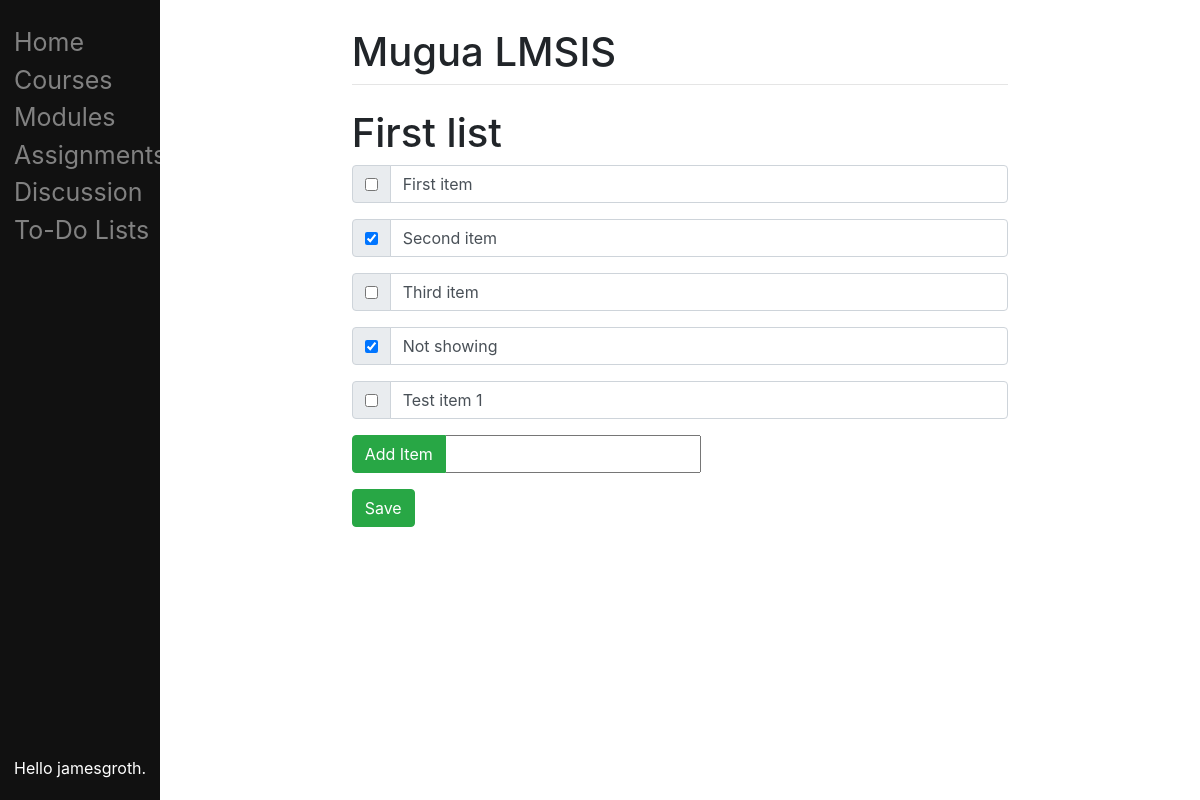
/tdl/2 (signed in), run on the app's committed database.
### main/models.py (models this page shows, shortened)
class ToDoList(models.Model):
    user = models.ForeignKey(User, default=1, on_delete=models.CASCADE, related_name="todolist", null=True)
    name = models.CharField(max_length=200, null=True)

class Item(models.Model):
    todolist = models.ForeignKey(ToDoList, on_delete=models.CASCADE)
    text = models.CharField(max_length=300)
    complete = models.BooleanField()

### main/views.py (the view, shortened to what this page needs)
# urls.py: path("tdl/<int:id>", views.list, name="list"),
def list(response, id):
    ls = ToDoList.objects.get(id=id)
    if ls in response.user.todolist.all():
        return render(response, "main/list.html", {"ls": ls})
    return render(response, "main/tdl.html", {"ls": ls})

### main/templates/main/list.html (shortened to what this page needs)
{% extends "main/base.html" %}
{% block content %}
    <h1>{{ls.name}}</h1>
    <form method="post" action="#">
        {% for item in ls.item_set.all %}
            <div class="input-group mb-3">
                <div class="input-group-prepend">
                    <div class="input-group-text">
                        {% if item.complete == True %}
                            <input type="checkbox" value="clicked" name="c{{item.id}}" checked>
                        {% else %}
                            <input type="checkbox" value="clicked" name="c{{item.id}}">
                        {% endif %}
                    </div>
                </div>
                <input type="text" value="{{item.text}}" class="form-control">
            </div>
        {% endfor %}
        <div class="input-group mb-3">
            <div class="input-group-prepend">
                <button type="submit" name="newItem" value="newItem" class="btn btn-success">Add Item</button>
            </div>
            <input type="text" name="new">
        </div>
        <button type="submit" name="save" value="save" class="btn btn-success">Save</button>
    </form>
{% endblock %}

### main/templates/main/base.html (shortened to what this page needs)
<!DOCTYPE html>
<html lang="en">
<head>
    <link rel="stylesheet" href="https://cdn.jsdelivr.net/npm/bootstrap@4.3.1/dist/css/bootstrap.min.css">
    {% load static %}
    <link rel="stylesheet" type="text/css" href="{% static 'main/styles.css' %}" />
</head>
<body>
    <div class="d-flex flex-column sidenav">
        <div class="p-1">
            <a href="/">Home</a>
            <a href="/courses">Courses</a>
            {% if request.session.current_course != 'None' %}
                <a href="/modules">Modules</a>
                <a href="/assignments">Assignments</a>
                <a href="/discuss">Discussion</a>
            {% endif %}
            <a href="/tdl">To-Do Lists</a>
        </div>
        {% if user.is_authenticated %}
        <div class="mt-auto p-1 userinfo">
            <p>Hello {{user.get_username}}.</p>
        </div>
        {% endif %}
    </div>
    <div class="main" id="content" name="content">
        <div class="row justify-content-center">
            <div class="col-8">
                <h1 class="mt-2">Mugua LMSIS</h1>
                <hr class="mt-0 mb-4" />
                {% block content %}
                {% endblock %}
            </div>
        </div>
</body>
</html>

### main/static/main/styles.css (style rules this page uses)
.sidenav { height: 100%; width: 160px; position: fixed; z-index: 1; top: 0; left: 0; background-color: #111; overflow-x: hidden; padding-top: 20px; padding-left: 10px; }
.sidenav a { text-decoration: none; color: #818181; font-size: 25px; display: block; }
.userinfo { color: #fff; }
.main { margin-left: 160px; padding: 20px; }

### data on the page
ToDoList: name "First list"
Item: text "First item"
Item: text "Second item"
Item: text "Third item"
Item: text "Not showing"
Item: text "Test item 1"

### other printed values
{{ user.get_username }} "jamesgroth"
